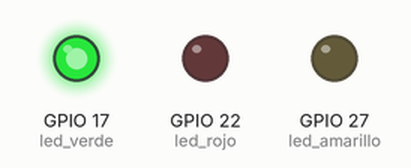
Simulated run of this program. Board: Raspberry Pi (BCM pin numbers). Shown: output pins drawn as LEDs (lit = HIGH).

Above: at 2.5 s.
At 5.5 s:
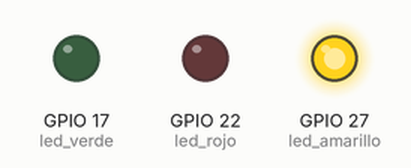
At 8.5 s:
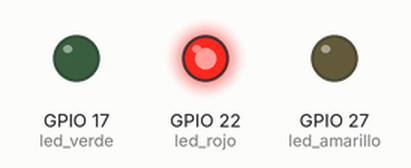
Timing chart, 0 to 14.3 s (numbered marks = the images above):
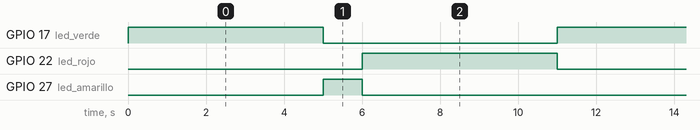

Measured:
- by itself, GPIO 17 (led_verde), GPIO 22 (led_rojo): alternates HIGH for 5.0 s and LOW for 6.0 s
- by itself, GPIO 27 (led_amarillo): alternates HIGH for 1.0 s and LOW for 10.0 s
- by itself, everything shown: repeats every 11.0 s, in 3 steps

The program:

ejercicio1.py
```python
"""
=====================================================================================
 Bienvenidos a Sys On Chip
=====================================================================================
 Ejercicio No. 1 – Simulación básica de un semáforo con Raspberry Pi

 Descripción general:
 Este programa implementa la simulación del funcionamiento de un semáforo
 vehicular utilizando tres LEDs conectados a pines GPIO de la Raspberry Pi.

 El objetivo es introducir los fundamentos del control de salidas digitales
 en sistemas embebidos basados en Linux:

  1) Configuración de pines GPIO como salidas digitales.
  2) Escritura de niveles lógicos HIGH (3.3V) y LOW (0V).
  3) Control temporal mediante retardos por software usando sleep().

 Secuencia de funcionamiento:

      - LED Verde    → encendido durante 5 segundos.
      - LED Amarillo → encendido durante 1 segundo.
      - LED Rojo     → encendido durante 5 segundos.

 Esta secuencia se repite indefinidamente dentro de un bucle while True,
 simulando el comportamiento continuo de un sistema embebido.

 Nota técnica importante:
 La función sleep() bloquea la ejecución del programa durante el tiempo
 especificado. Este enfoque es adecuado para un ejercicio introductorio,
 pero no es apropiado para sistemas que requieran multitarea o respuesta
 a eventos externos en tiempo real.
=====================================================================================
 Plataforma: Raspberry Pi
 Lenguaje: Python 3
 Librería: gpiozero
=====================================================================================
"""

# ==============================
# Importación de librerías
# ==============================

from gpiozero import LED      # Permite controlar pines GPIO como salidas digitales
from time import sleep        # Función para generar retardos en segundos


# ==============================
# Definición de pines GPIO (BCM)
# ==============================
# Se usa numeración BCM (SoC Broadcom), no numeración física del conector.

GPIO_VERDE = 17
GPIO_AMARILLO = 27
GPIO_ROJO = 22


# ==============================
# Creación de objetos LED
# ==============================
# Cada objeto LED configura automáticamente el pin como salida.

led_verde = LED(GPIO_VERDE)
led_amarillo = LED(GPIO_AMARILLO)
led_rojo = LED(GPIO_ROJO)


# ==============================
# Tiempos del sistema (segundos)
# ==============================

TIEMPO_VERDE = 5
TIEMPO_AMARILLO = 1
TIEMPO_ROJO = 5


# ==============================
# Bucle principal
# ==============================
# En sistemas embebidos, este bucle representa
# el firmware ejecutándose de manera continua.

while True:

    # ===== ESTADO VERDE =====
    led_verde.on()        # Nivel lógico alto → 3.3V
    led_amarillo.off()    # Nivel lógico bajo → 0V
    led_rojo.off()
    sleep(TIEMPO_VERDE)

    # ===== ESTADO AMARILLO =====
    led_verde.off()
    led_amarillo.on()
    led_rojo.off()
    sleep(TIEMPO_AMARILLO)

    # ===== ESTADO ROJO =====
    led_verde.off()
    led_amarillo.off()
    led_rojo.on()
    sleep(TIEMPO_ROJO)
```
